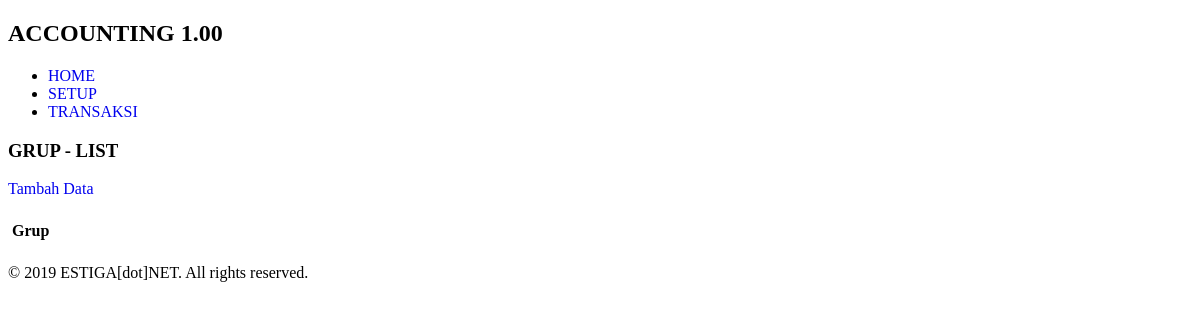
The app's page /index.php/t001_grup, older data.
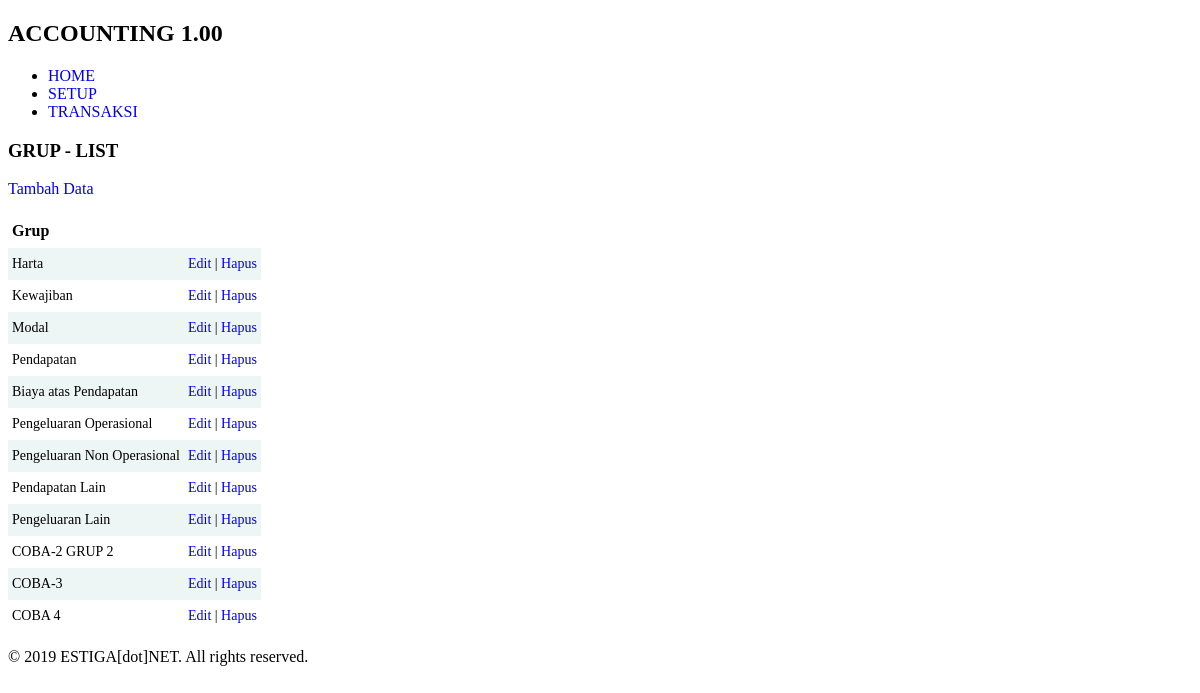
The same page, newer data.
### tables this page shows
CREATE TABLE `t001_grup` (
  `id` int(11) NOT NULL,
  `name` varchar(50) DEFAULT NULL
);

### application/controllers/t001_grup.php (called while the page is built, shortened)
<?php
class t001_grup extends CI_Controller {
	public function __construct() {
		$this->load->model('t001_grupm');
	}
	public function index() {
		$data['rs'] = $this->t001_grupm->ambil_data_semua();
		$this->load->view('layout/header');
		$this->load->view('t001_grupl', $data);
		$this->load->view('layout/footer');
	}
}

### index.php (called while the page is built, shortened)
<?php
require_once BASEPATH.'core/CodeIgniter.php';

### application/models/t001_grupm.php (called while the page is built, shortened)
<?php
class t001_grupm extends CI_Model {
	private $_table = 't001_grup';
	public function ambil_data_semua() {
		return $this->db->get($this->_table)->result();
	}
}

### application/views/t001_grupl.php (the view)
<h3>GRUP - LIST</h3>
<p><a href="<?php echo site_url('t001_grup/tambah'); ?>">Tambah Data</a></p>
<table class="paleBlueRows">
	<tr>
		<th>Grup</th>
		<th>&nbsp;</th>
	</tr>
	<?php foreach($rs as $r): ?>
	<tr>
		<td><?php echo $r->name; ?></td>
		<td><a href="<?php echo site_url('t001_grup/edit/'.$r->id); ?>">Edit</a> | <a href="<?php echo site_url('t001_grup/hapus/'.$r->id); ?>">Hapus</a></td>
	</tr>
	<?php endforeach; ?>
</table>

### application/views/layout/header.php (shortened to what this page needs)
<!DOCTYPE html>
<html>
	<head>
		<link rel="stylesheet" type="text/css" href="<?php echo base_url('css/accounting.css'); ?>">
		<link rel="stylesheet" type="text/css" href="<?php echo base_url('css/select2.min.css'); ?>">
	</head>
	<body>
		<h2>ACCOUNTING 1.00</h2>
		<ul>
			<li><a href="<?php echo site_url('c001_home'); ?>">HOME</a></li>
			<li class="submenu"><a href="#">SETUP</a>
			</li>
			<li class="submenu2"><a href="#">TRANSAKSI</a>
			</li>
		</ul>
	</body>
</html>

### application/views/layout/footer.php
		<p>&copy; <?php echo date('Y'); ?> ESTIGA[dot]NET. All rights reserved.</p>
	</body>
</html>

### css/accounting.css (style rules this page uses)
table.paleBlueRows { font-family: calibri; border: 0px solid #FFFFFF; text-align: left; border-collapse: collapse; }
table.paleBlueRows td, table.paleBlueRows th { border: 0px solid #FFFFFF; padding: 8px 4px; }
table.paleBlueRows tbody td { font-size: 14px; }
table.paleBlueRows tr:nth-child(even) { background: #EEF5F5; }

### application/views/layout/header.php (style rules this page uses)
body, select, input { font-family: calibri; }
a { text-decoration: none; }

Row changes from the older to the newer data that the page shows:
added t001_grup: name "Harta"
added t001_grup: name "Kewajiban"
added t001_grup: name "Modal"
added t001_grup: name "Pendapatan"
added t001_grup: name "Biaya atas Pendapatan"
added t001_grup: name "Pengeluaran Operasional"
added t001_grup: name "Pengeluaran Non Operasional"
added t001_grup: name "Pendapatan Lain"
added t001_grup: name "Pengeluaran Lain"
added t001_grup: name "COBA-2 GRUP 2"
added t001_grup: name "COBA-3"
added t001_grup: name "COBA 4"
